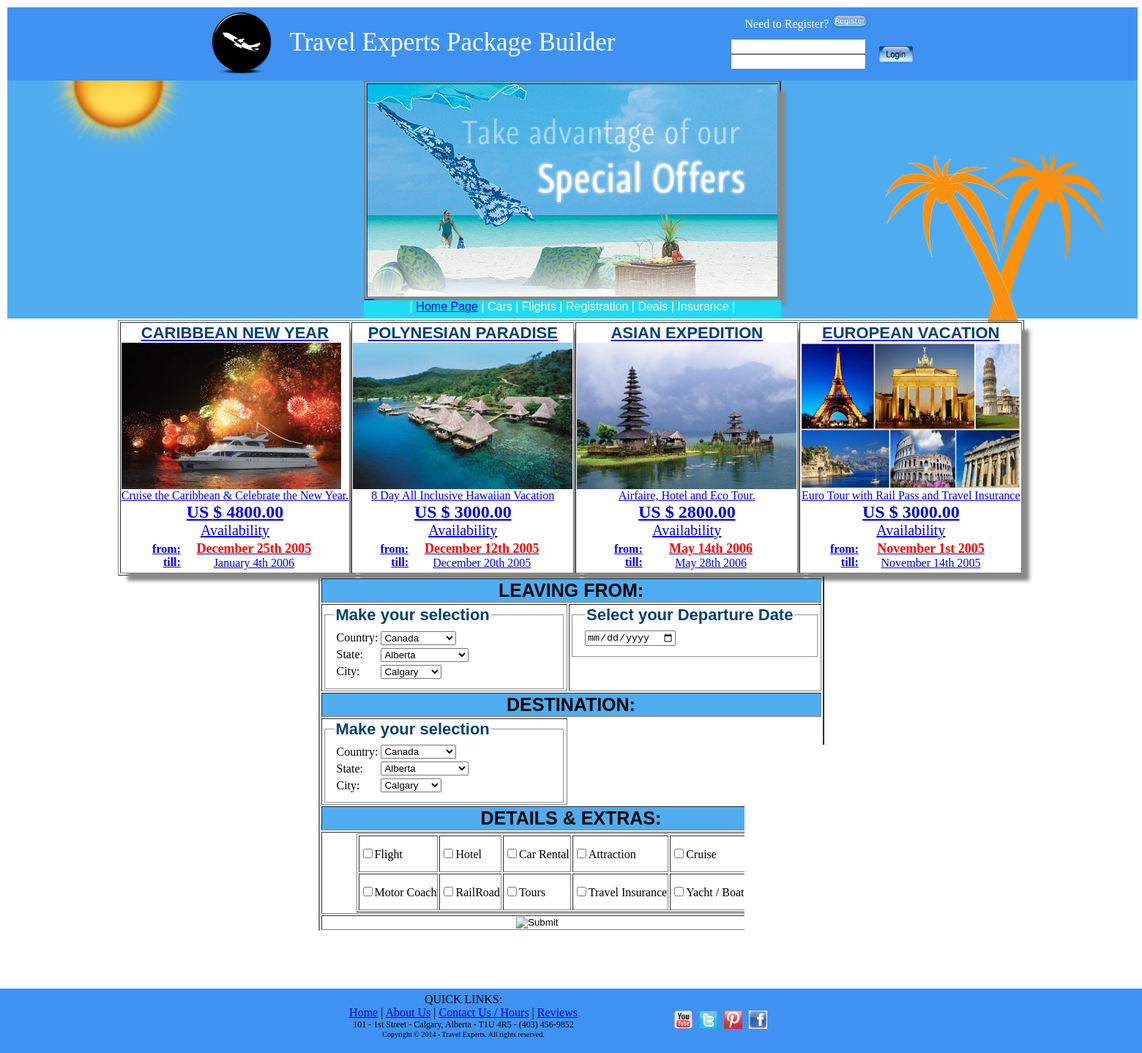
Screenshot of /group3_travel_experts/packages.php with the database file from the repository.
### tables this page shows
CREATE TABLE IF NOT EXISTS `packages` (
  `PackageId` int(11) NOT NULL AUTO_INCREMENT,
  `PkgName` varchar(50) NOT NULL,
  `PkgStartDate` datetime DEFAULT NULL,
  `PkgEndDate` datetime DEFAULT NULL,
  `PkgDesc` varchar(50) DEFAULT NULL,
  `PkgBasePrice` decimal(19,4) NOT NULL,
  `PkgAgencyCommission` decimal(19,4) DEFAULT NULL,
  `PkgImage` varchar(50) NOT NULL,
  PRIMARY KEY (`PackageId`)
);

### group3_travel_experts/packages.php (the view, shortened to what this page needs)
<!DOCTYPE HTML PUBLIC "-//W3C//DTD HTML 4.01 Transitional//EN" "http://www.w3.org/TR/html4/loose.dtd">
<!DOCTYPE html>
<html>
<link href="vac_pkg_style.css" rel="stylesheet" type="text/css">
<link rel="stylesheet" href="//code.jquery.com/ui/1.11.2/themes/smoothness/jquery-ui.css">
<head>
	<div style="border: 2px solid; position:relative; top:0px; left:0px; background-color:#4FADEF;color:white;width:100%;height:425px">
	<div style="position:absolute; top:0px; left:0;"><img src="sun.png" width="300">
	</div>
	<div style="position:absolute; top:0px; left:0px; background-color:#3F92F2;color:white;width:100%;height:100px">
		<table align="center"width="1000px"><tr><td>
			<div style="position:relative; left:0px;"><img src="plane_icon.png" width="90px">
			</div>
			</td>
			<td valign="Left"><font style="font-size: 35px;"> Travel Experts Package Builder</font></td>
			<td align="center">
				<table height="90px" width="300px">
				<tr>
				<?php
					if ( isset($_SESSION['username']))
					{
						print('<tr><td align="center"><font style="font-size:20px; font-weight:bold;">Hello ');
						print($_SESSION['username']."</br>");
						print('<form id="form3" method="POST" action""><input type="submit" src="logout.png" width="50px" name="logout" value="logout" onClick="Form3Submit()"></form>');
						print('</font></td></tr>');
					}
					else {
						print('<tr><td colspan="3" align="center">Need to Register?  <a href="RegistrationPage.php">
								<input type="image" src="register.png" width="50px"></a></td></tr>');
						print('<form id="form1"name="loginInfo" method="POST" action="login.php">');
						print('<td align="right">');
						print('<input type="text" size="20" name="userId"></br>');
						print('<input type="text" size="20" name="userPw">');
						print('<td align="right">
								<input type="image" src="login.png" width="50px" name="loginName" onClick="Form1Submit()"></br>
								</td>');
						print('</form>');
						}
				?>
				</tr>
				</table>
			</td>
			</tr>
		</table>
		<div style="position:relative; top:100px; left:1200px;"><img src="palm_trees.png" width="300">
		</div>
	</div>
	<div align="center" style="position:relative; top:100px; height:300px;">
		<table width="570px" height="300px" border="2">
			<tr><td class="offer"><div></div></td></tr>
		</table>
	<div align="center" style="color:white; background-color:#1DDCF5; font-size:30; width:570px; height:25px;">
		<font face="arial">| <a href="main.php"><l>Home Page</l></a> | <l>Cars</l> | <l>Flights</l> | <l>Registration</l> | <l>Deals</l> | <l>Insurance</l> |</font>
	</div>
	</div>
	</div>
</head>
<body style="height:1350px;">
	<div align="center" style="position:relative;">
		<?php
		   $result = mysql_query("SELECT * FROM packages");
		   print("<table border=1>");
		   print("<tr>");
		   while ($row = mysql_fetch_row($result))
		   {
				$money = number_format($row[5], 2, '.', '');
				$date = date_create("$row[2]");
				$startDate = date_format($date, 'F jS Y');
				if ( strtotime($startDate) <= time())
				{
					$startDate = "<blr>".$startDate."</blr>";
				}
				$date = date_create("$row[3]");
				$endDate = date_format($date, 'F jS Y');
				print("<td class='zoom-img'><a href='#PackageOptions' onclick='package$row[0]();'><div align='center' class='h2' style='text-transform:uppercase;'>$row[1]</div><div><img src='$row[7]' width='300px' height='200px'></div><div align='center' style='font-size:100%;'>$row[4]</div><div align='center' style='font-size:150%; font-weight: bold;'>US \$ $money </div><div align='center'><font style='font-size:125%;'><u>Availability</u></div><div align='center'><table width='250px'><tr><td align='right'><div style='font-weight:bold;'>from: </div><div style='font-weight:bold;'>till: </div></td><td align='center'><div>$startDate</div><div>$endDate</div></td></tr></table></div></a></td>");
		   }
		   print("</tr>");
		   print("</table>");
		?>
	<form id="form2"name="Vacation" method="POST" action="customerorder.php">
		<table border="2" width="570px">
			<tr>
				<td colspan='2' align="center" style="color:black; font-weight:bold; font-family:arial,helvetica,clean,sans-serif; font-size:25px; background-color:#4FADEF;">LEAVING FROM:</td>
			</tr>
			<tr>
				<td width="50%" style="color:black;">
					<fieldset style="width: 300px;">
					<legend class="h2"><strong>Make your selection</strong></legend>
						<table>
							<tr>
								<td style="text-align: left;">Country:</td>
								<td style="text-align: left;">
									<select name="country1" id="country1" onchange="setStates();">
										<option value="Canada">Canada</option>
									</select>
								</td>
							</tr>
							<tr>
								<td style="text-align: left;">State:</td>
								<td style="text-align: left;">
									<select name="state1" id="state1" onchange="setCities();">
										<option value="">Please select a State/Prov</option>
									</select>
								</td>
							</tr>
							<tr>
								<td style="text-align: left;">City:</td>
								<td style="text-align: left;">
									<select name="city1"  id="city1">
										<option value="">Please select a City</option>
									</select>
								</td>
							</tr>
						</table>
					</fieldset>
				</td>
				<td class="h2" align="Left" valign="top">
					<fieldset style="width: 300px;">
					<legend><strong>Select your Departure Date</strong></legend>
					<input type="date" value="ENTER DATE HERE" name="DepartingDate" id="datepicker">
					</fieldset>
				</td>
			</tr>
			<tr><td colspan='2' align="center" style="color:black; font-weight:bold; font-size:25px; font-family:arial,helvetica,clean,sans-serif; background-color:#4FADEF;">DESTINATION:</td>
			</tr>
			<tr>
				<td width="50%" style="color:black;">
					<fieldset style="width: 300px;">
					<legend class="h2"><strong>Make your selection</strong></legend>
						<table>
							<tr>
								<td style="text-align: left;">Country:</td>
								<td style="text-align: left;">
									<select name="country2" id="country2" onchange="setStates();">
										<option value="Canada">Canada</option>
									</select>
								</td>
							</tr>
							<tr>
								<td style="text-align: left;">State:</td>
								<td style="text-align: left;">
									<select name="state2" id="state2" onchange="setCities();">
										<option value="">Please select a State/Prov</option>
									</select>
								</td>
							</tr>
							<tr>
								<td style="text-align: left;">City:</td>
								<td style="text-align: left;">
									<select name="city2"  id="city2">
										<option value="">Please select a City</option>
									</select>
								</td>
							</tr>
						</table>
					</fieldset>
				</td>
			</tr>
			<tr><td colspan='2' align="center" style="color:black; font-weight:bold; font-size:25px; font-family:arial,helvetica,clean,sans-serif; background-color:#4FADEF;">DETAILS & EXTRAS:</td>
			</tr>
			<tr>
				<td colspan="2" align="center">
					<table height="50px" border="1">
						<tr height="50px"><td style="color:black;"><input type="checkbox" value="Flight" name="extra1" id="extra1" onchange="extras(document.getElementById('extra1'))">Flight</td><td style="color:black;"><input type="checkbox" value="Hotel" name="extra2" id="extra2" onchange="extras(document.getElementById('extra2'))">Hotel</td><td style="color:black;"><input type="checkbox" value="Car" name="extra3" id="extra3" onchange="extras(document.getElementById('extra3'))">Car Rental</td><td style="color:black;"><input type="checkbox" value="Attraction" name="extra4" id="extra4" onchange="extras(document.getElementById('extra4'))">Attraction</td><td style="color:black;"><input type="checkbox" value="Cruise" name="extra5" id="extra5" onchange="extras(document.getElementById('extra5'))">Cruise</td></tr><tr height="50px"><td style="color:black;"><input type="checkbox" value="MotorCoach" name="extra6" id="extra6" onchange="extras(document.getElementById('extra6'))">Motor Coach</td><td style="color:black;"><input type="checkbox" value="RailRoad" name="extra7" id="extra7" onchange="extras(document.getElementById('extra7'))">RailRoad</td><td style="color:black;"><input type="checkbox" value="Tours" name="extra8" id="extra8" onchange="extras(document.getElementById('extra8'))">Tours</td><td style="color:black;"><input type="checkbox" value="Travel_Insurance" name="extra9" id="extra9" onchange="extras(document.getElementById('extra9'))">Travel Insurance</td><td style="color:black;"><input type="checkbox" value="Yacht" name="extra10" id="extra10" onchange="extras(document.getElementById('extra10'))">Yacht / Boat Charter</td></tr>
					</table>
				</td>
			</tr>
			<tr>
				<td colspan="5" align="center">
					<input type="image" src="buy_now.gif" name="submit" onClick="Form2Submit()" width="150px">
				</td>
			</tr>
		</table>
		</form>
	</div>
</body>
<footer id="footer">
	<table class="bottombar">
	<tr><td>
	<table align="center" width="700px">
		<tr>
		<td align="center" width="50%">
			<div">
				<div>QUICK LINKS:</div>
				<div>
					<a href="/main.php">Home</a> |
					<a href="/contact.php">About Us</a> |
					<a href="/contact.php">Contact Us / Hours</a> |
					<a href="http://www.yelp.com/">Reviews</a></br>
				</div>
				<div style="width:400px; height: 40px;">
				<font style="font-size: 12px;">101 - 1st Street -  Calgary, Alberta  -  T1U 4R5  -  (403) 456-9852</font></br>
				<font style="font-size: 10px;">Copyright &copy; 2014 - Travel Experts.  All rights reserved.</font>
				</div>
		</td>
		<td>
			<div id="icons" align="center">
				<a href="http://www.youtube.com" class="ytb"><img src="youtube.png" height="25"></a>
				<a href="http://twitter.com" class="twt"><img src="twitter.png" height="25"></a>
				<a href="http://www.pinterest.com" class="pinterest"><img src="pintrest.png" height="25"></a>
				<a href="http://www.facebook.com" class="fb"><img src="facebook.jpg" height="25">
				</a>
			</div>
		</td>
		</tr>
	</table>
	</td></tr>
	</table>
</footer>
</html>

### group3_travel_experts/css/vac_pkg_style.css (style rules this page uses)
.h2 { color:#004074; font-size:22px; font-weight:bold; font-family:arial,helvetica,clean,sans-serif; }
blr { color:red; font-weight:bold; font-size:18px; }
body {  background-size: 100% 100%; background-repeat: no-repeat; background-position: center; filter: alpha(opacity=50); background-opacity:.5; margin-bottom:80px; }
.bottombar { position:fixed; bottom:0; left:0; height:70px; width:100%; background-color:#3F92F2; }
img { <?--max-width:100%;--> height: auto; }
.zoom-img { box-shadow: 10px 10px 5px #888888; background:white; -webkit-transition: -webkit-transform 0.2s; -moz-transition: -moz-transform 0.2s; -ms-transition: -ms-transform 0.2s; transition: transform 0.2s; }
.offer { background-image: url('special_offer.jpg'); background-repeat: no-repeat; background-position: center; box-shadow: 10px 10px 5px #888888; }
#icons a.fb { width:25px; background:transparent no-repeat top left; padding-left:5px; }
#icons a.ytb { width:25px; background:transparent no-repeat top left; padding-left:5px; }
#icons a.twt { width:25px; background:transparent no-repeat top left; padding-left:5px; }
#icons a.pinterest { width:25px; background:transparent no-repeat top left; padding-left:5px; }

### rows the page displays
packages: PkgName "CARIBBEAN NEW YEAR", PkgImage (picture), PkgDesc "Cruise the Caribbean & Celebrate the New Year.", PkgBasePrice "4800.00", PkgStartDate "December 25th 2005", PkgEndDate "January 4th 2006"
packages: PkgName "POLYNESIAN PARADISE", PkgImage (picture), PkgDesc "8 Day All Inclusive Hawaiian Vacation", PkgBasePrice "3000.00", PkgStartDate "December 12th 2005", PkgEndDate "December 20th 2005"
packages: PkgName "ASIAN EXPEDITION", PkgImage (picture), PkgDesc "Airfaire, Hotel and Eco Tour.", PkgBasePrice "2800.00", PkgStartDate "May 14th 2006", PkgEndDate "May 28th 2006"
packages: PkgName "EUROPEAN VACATION", PkgImage (picture), PkgDesc "Euro Tour with Rail Pass and Travel Insurance", PkgBasePrice "3000.00", PkgStartDate "November 1st 2005", PkgEndDate "November 14th 2005"
